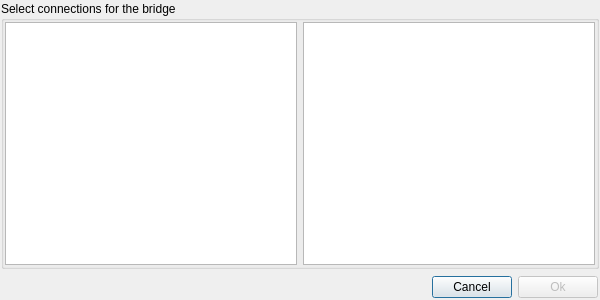
<?xml version="1.0" encoding="UTF-8"?>
<ui version="4.0">
 <class>QDBridge</class>
 <widget class="QDialog" name="QDBridge">
  <property name="geometry">
   <rect>
    <x>0</x>
    <y>0</y>
    <width>600</width>
    <height>300</height>
   </rect>
  </property>
  <property name="windowTitle">
   <string>Bridge</string>
  </property>
  <layout class="QVBoxLayout" name="verticalLayout">
   <property name="leftMargin">
    <number>1</number>
   </property>
   <property name="topMargin">
    <number>1</number>
   </property>
   <property name="rightMargin">
    <number>1</number>
   </property>
   <property name="bottomMargin">
    <number>1</number>
   </property>
   <item>
    <widget class="QGroupBox" name="groupBox">
     <property name="title">
      <string>Select connections for the bridge</string>
     </property>
     <layout class="QHBoxLayout" name="horizontalLayout_3">
      <property name="leftMargin">
       <number>1</number>
      </property>
      <property name="topMargin">
       <number>1</number>
      </property>
      <property name="rightMargin">
       <number>1</number>
      </property>
      <property name="bottomMargin">
       <number>1</number>
      </property>
      <item>
       <widget class="QListWidget" name="QLWConnections1"/>
      </item>
      <item>
       <widget class="QListWidget" name="QLWConnections2"/>
      </item>
     </layout>
    </widget>
   </item>
   <item>
    <widget class="QWidget" name="widget_2" native="true">
     <layout class="QHBoxLayout" name="horizontalLayout_2">
      <property name="leftMargin">
       <number>1</number>
      </property>
      <property name="topMargin">
       <number>1</number>
      </property>
      <property name="rightMargin">
       <number>1</number>
      </property>
      <property name="bottomMargin">
       <number>1</number>
      </property>
      <item>
       <spacer name="horizontalSpacer">
        <property name="orientation">
         <enum>Qt::Horizontal</enum>
        </property>
        <property name="sizeHint" stdset="0">
         <size>
          <width>250</width>
          <height>20</height>
         </size>
        </property>
       </spacer>
      </item>
      <item>
       <widget class="QPushButton" name="QPBCancel">
        <property name="text">
         <string>Cancel</string>
        </property>
       </widget>
      </item>
      <item>
       <widget class="QPushButton" name="QPBOk">
        <property name="enabled">
         <bool>false</bool>
        </property>
        <property name="text">
         <string>Ok</string>
        </property>
        <property name="icon">
         <iconset resource="Resources.qrc">
          <normaloff>:/Icons/Icons/ok.png</normaloff>:/Icons/Icons/ok.png</iconset>
        </property>
       </widget>
      </item>
     </layout>
    </widget>
   </item>
  </layout>
 </widget>
 <resources>
  <include location="Resources.qrc"/>
 </resources>
 <connections>
  <connection>
   <sender>QPBCancel</sender>
   <signal>clicked()</signal>
   <receiver>QDBridge</receiver>
   <slot>reject()</slot>
   <hints>
    <hint type="sourcelabel">
     <x>301</x>
     <y>279</y>
    </hint>
    <hint type="destinationlabel">
     <x>199</x>
     <y>149</y>
    </hint>
   </hints>
  </connection>
  <connection>
   <sender>QPBOk</sender>
   <signal>clicked()</signal>
   <receiver>QDBridge</receiver>
   <slot>accept()</slot>
   <hints>
    <hint type="sourcelabel">
     <x>367</x>
     <y>279</y>
    </hint>
    <hint type="destinationlabel">
     <x>199</x>
     <y>149</y>
    </hint>
   </hints>
  </connection>
 </connections>
</ui>
